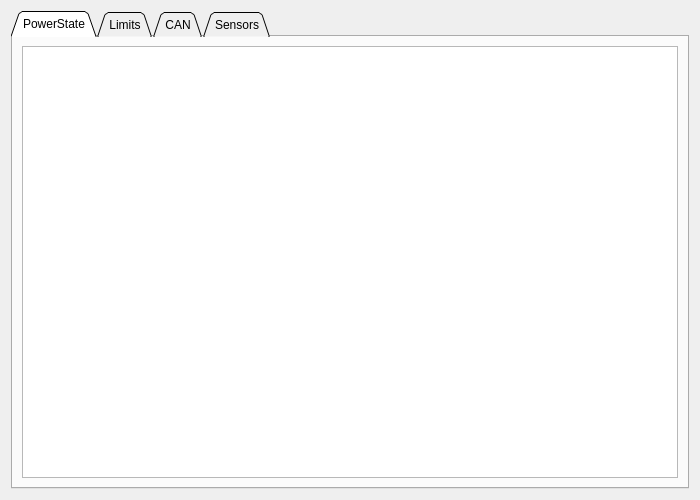
<?xml version="1.0" encoding="UTF-8"?>
<ui version="4.0">
 <class>PageMasterGeneral</class>
 <widget class="QWidget" name="PageMasterGeneral">
  <property name="geometry">
   <rect>
    <x>0</x>
    <y>0</y>
    <width>700</width>
    <height>500</height>
   </rect>
  </property>
  <property name="windowTitle">
   <string>Form</string>
  </property>
  <layout class="QVBoxLayout" name="verticalLayout">
   <item>
    <widget class="QTabWidget" name="tabWidget">
     <property name="tabShape">
      <enum>QTabWidget::Triangular</enum>
     </property>
     <property name="currentIndex">
      <number>0</number>
     </property>
     <widget class="QWidget" name="PowerState">
      <attribute name="title">
       <string>PowerState</string>
      </attribute>
      <layout class="QVBoxLayout" name="verticalLayout_2">
       <item>
        <widget class="ParamTable" name="powerStateTab"/>
       </item>
      </layout>
     </widget>
     <widget class="QWidget" name="Limits">
      <attribute name="title">
       <string>Limits</string>
      </attribute>
      <layout class="QVBoxLayout" name="verticalLayout_5">
       <item>
        <widget class="ParamTable" name="masterLimitsTab"/>
       </item>
      </layout>
     </widget>
     <widget class="QWidget" name="CAN">
      <attribute name="title">
       <string>CAN</string>
      </attribute>
      <layout class="QVBoxLayout" name="verticalLayout_3">
       <item>
        <widget class="ParamTable" name="canTab"/>
       </item>
      </layout>
     </widget>
     <widget class="QWidget" name="TemperatureSensors">
      <attribute name="title">
       <string>Sensors</string>
      </attribute>
      <layout class="QVBoxLayout" name="verticalLayout_4">
       <item>
        <widget class="ParamTable" name="masterSensorsTab"/>
       </item>
      </layout>
     </widget>
    </widget>
   </item>
  </layout>
 </widget>
 <customwidgets>
  <customwidget>
   <class>ParamTable</class>
   <extends>QTableWidget</extends>
   <header>widgets/paramtable.h</header>
  </customwidget>
 </customwidgets>
 <resources/>
 <connections/>
</ui>
